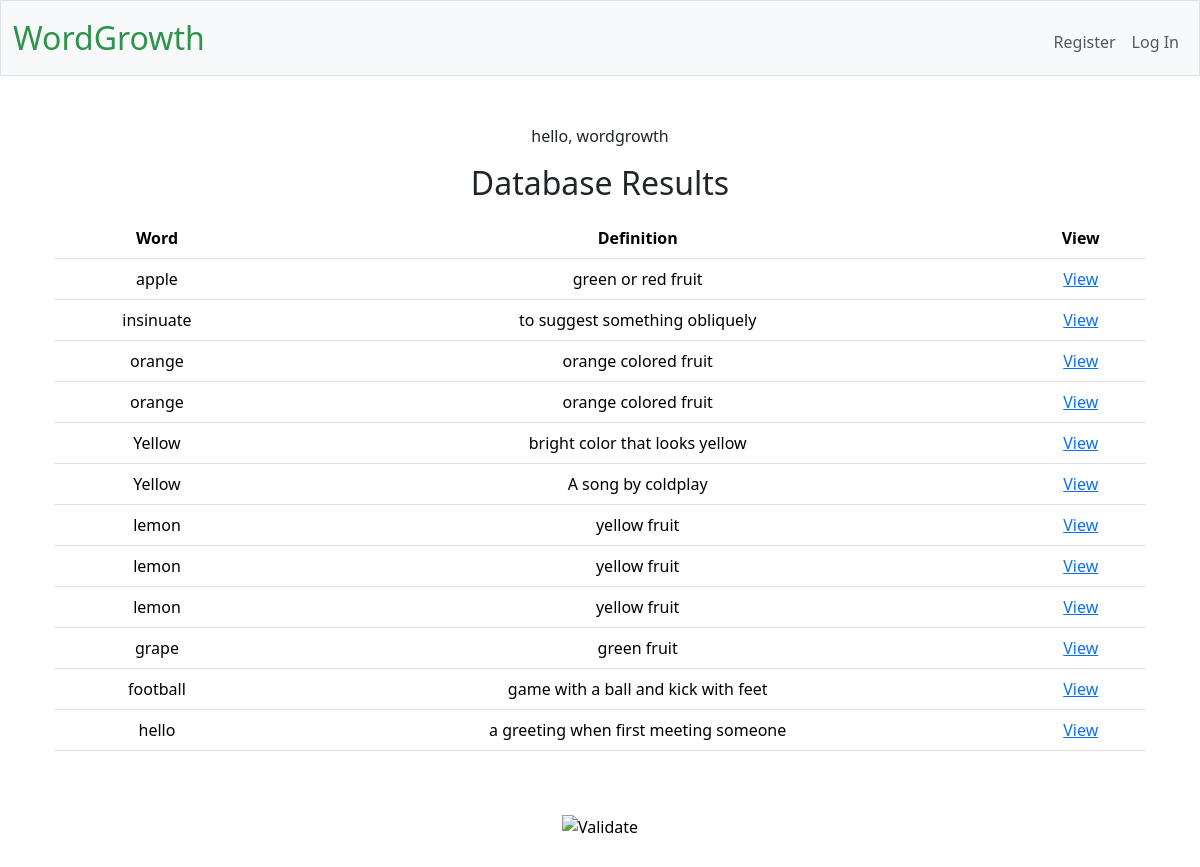
Before: / with the older database file.
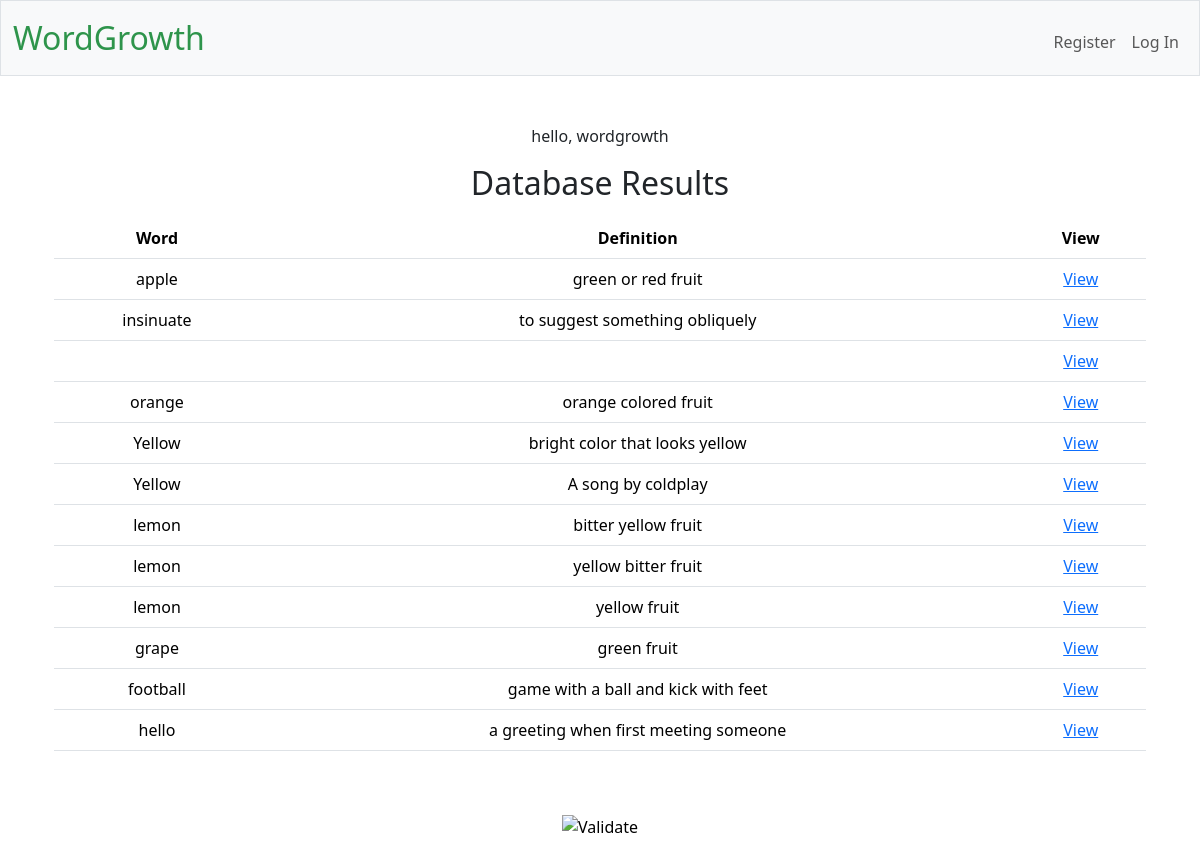
After: the same page with the newer database file.
### tables this page shows
CREATE TABLE "vocabulary" (id INTEGER PRIMARY KEY AUTOINCREMENT, user_id INTEGER, word TEXT NOT NULL, definition TEXT, notes TEXT, example_sentence TEXT, example_media TEXT, FOREIGN KEY (user_id) REFERENCES users(id));

### app.py (the view)
@app.route("/")
def show_words():
    conn = get_db_connection()
    cursor = conn.cursor()
    cursor.execute("SELECT * FROM vocabulary")
    rows = cursor.fetchall()
    return render_template("index.html", rows=rows)

### app.py (called while the page is built)
@app.teardown_appcontext
def close_db_connection(exception):
    db = g.pop('db', None)
    if db is not None:
        db.close()

### helpers.py (called while the page is built)
def get_db_connection():
    if 'db' not in g:
        g.db = sqlite3.connect(DATABASE)
        g.db.execute("PRAGMA foreign_keys = ON")  # Enables foreign key checks
        g.db.row_factory = sqlite3.Row # enables dictionaries to be returned not just tuples
    return g.db

### templates/index.html
{% extends "layout.html" %}
{% block main %}
    <p>hello, wordgrowth</p>
    <h2>Database Results</h2>
    <div class="container mt-3">
        <table class="table">
            <thead>
            <tr>
                <th>Word</th>
                <th>Definition</th>
                <th>View</th>
            </tr>
            </thead>
            <tbody>
                {% for row in rows %}
            <tr>
                <td>{{ row["word"] }}</td>
                <td>{{ row["definition"] }}</td>
                <td><a href="{{ url_for('word_view', word_id=row['id']) }}">View</a></td>
            </tr>
                {% endfor %}
            </tbody>
        </table>
    </div>
{% endblock %}

### templates/layout.html (shortened to what this page needs)
<!DOCTYPE html>
<html lang="en">
    <head>
        <link rel="stylesheet" href="/static/styles.css">
        <link href="https://cdn.jsdelivr.net/npm/bootstrap@5.3.3/dist/css/bootstrap.min.css" rel="stylesheet"
>
    </head>
    <body>
        <nav class="bg-light border navbar navbar-expand-md navbar-light">
            <div class="container-fluid">
                <a class="navbar-brand" href="/"><span class="green">WordGrowth</span></a>
                <div class="collapse navbar-collapse" id="navbar">
                    {% if session["user_id"] %}
                        <ul class="navbar-nav me-auto mt-2">
                            <li class="nav-item"><a class="nav-link" href="/new_word">New Word</a></li>
                            <li class="nav-item"><a class="nav-link" href="/buy">Buy</a></li>
                            <li class="nav-item"><a class="nav-link" href="/sell">Sell</a></li>
                            <li class="nav-item"><a class="nav-link" href="/history">History</a></li>
                        </ul>
                        <ul class="navbar-nav ms-auto mt-2">
                            <li class="nav-item"><a class="nav-link" href="/account">Account</a></li>
                            <li class="nav-item"><a class="nav-link" href="/logout">Log Out</a></li>
                        </ul>
                    {% else %}
                        <ul class="navbar-nav ms-auto mt-2">
                            <li class="nav-item"><a class="nav-link" href="/register">Register</a></li>
                            <li class="nav-item"><a class="nav-link" href="/login">Log In</a></li>
                        </ul>
                    {% endif %}
                </div>
            </div>
        </nav>
        <main class="container py-5 text-center">
            {% block main %}{% endblock %}
        </main>
    </body>
    <footer class="mb-5">
        <form action="https://validator.w3.org/check" class="text-center" enctype="multipart/form-data" method="post" target="_blank">
            <input alt="Validate" src="/static/I_heart_validator.png" type="image">
        </form>
    </footer>
</html>

### static/styles.css (style rules this page uses)
nav .navbar-brand { font-size: xx-large; }
nav .navbar-brand .green { color: #2e944b; }

Changed rows visible on the page:
changed vocabulary (number 3 of 12 on the later page): word "orange" → (not shown); definition "orange colored fruit" → (not shown)
changed vocabulary: definition "yellow fruit" → "bitter yellow fruit"
changed vocabulary: definition "yellow fruit" → "yellow bitter fruit"
